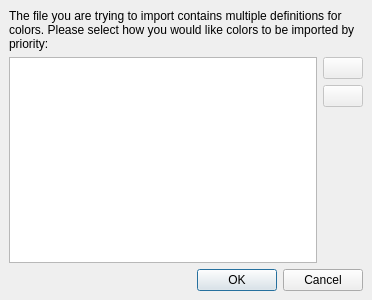
<?xml version="1.0" encoding="UTF-8"?>
<ui version="4.0">
 <class>CxfImportDialogBase</class>
 <widget class="QDialog" name="CxfImportDialogBase">
  <property name="geometry">
   <rect>
    <x>0</x>
    <y>0</y>
    <width>372</width>
    <height>300</height>
   </rect>
  </property>
  <property name="windowTitle">
   <string>CxF Import</string>
  </property>
  <layout class="QVBoxLayout" name="verticalLayout">
   <property name="leftMargin">
    <number>9</number>
   </property>
   <property name="topMargin">
    <number>9</number>
   </property>
   <property name="rightMargin">
    <number>9</number>
   </property>
   <property name="bottomMargin">
    <number>9</number>
   </property>
   <item>
    <widget class="QLabel" name="label">
     <property name="text">
      <string>The file you are trying to import contains multiple definitions for colors. Please select how you would like colors to be imported by priority:</string>
     </property>
     <property name="textFormat">
      <enum>Qt::PlainText</enum>
     </property>
     <property name="wordWrap">
      <bool>true</bool>
     </property>
    </widget>
   </item>
   <item>
    <layout class="QHBoxLayout" name="horizontalLayout">
     <item>
      <widget class="QListWidget" name="colorspaceListBox"/>
     </item>
     <item>
      <layout class="QVBoxLayout" name="verticalLayout_2">
       <item>
        <widget class="QPushButton" name="buttonUp">
         <property name="enabled">
          <bool>false</bool>
         </property>
         <property name="sizePolicy">
          <sizepolicy hsizetype="Maximum" vsizetype="Fixed">
           <horstretch>0</horstretch>
           <verstretch>0</verstretch>
          </sizepolicy>
         </property>
         <property name="text">
          <string/>
         </property>
        </widget>
       </item>
       <item>
        <widget class="QPushButton" name="buttonDown">
         <property name="enabled">
          <bool>false</bool>
         </property>
         <property name="sizePolicy">
          <sizepolicy hsizetype="Maximum" vsizetype="Fixed">
           <horstretch>0</horstretch>
           <verstretch>0</verstretch>
          </sizepolicy>
         </property>
         <property name="text">
          <string/>
         </property>
        </widget>
       </item>
       <item>
        <spacer name="verticalSpacer">
         <property name="orientation">
          <enum>Qt::Vertical</enum>
         </property>
         <property name="sizeHint" stdset="0">
          <size>
           <width>20</width>
           <height>40</height>
          </size>
         </property>
        </spacer>
       </item>
      </layout>
     </item>
    </layout>
   </item>
   <item>
    <widget class="QDialogButtonBox" name="buttonBox">
     <property name="orientation">
      <enum>Qt::Horizontal</enum>
     </property>
     <property name="standardButtons">
      <set>QDialogButtonBox::Cancel|QDialogButtonBox::Ok</set>
     </property>
    </widget>
   </item>
  </layout>
 </widget>
 <resources/>
 <connections>
  <connection>
   <sender>buttonBox</sender>
   <signal>accepted()</signal>
   <receiver>CxfImportDialogBase</receiver>
   <slot>accept()</slot>
   <hints>
    <hint type="sourcelabel">
     <x>248</x>
     <y>254</y>
    </hint>
    <hint type="destinationlabel">
     <x>157</x>
     <y>274</y>
    </hint>
   </hints>
  </connection>
  <connection>
   <sender>buttonBox</sender>
   <signal>rejected()</signal>
   <receiver>CxfImportDialogBase</receiver>
   <slot>reject()</slot>
   <hints>
    <hint type="sourcelabel">
     <x>316</x>
     <y>260</y>
    </hint>
    <hint type="destinationlabel">
     <x>286</x>
     <y>274</y>
    </hint>
   </hints>
  </connection>
 </connections>
</ui>
